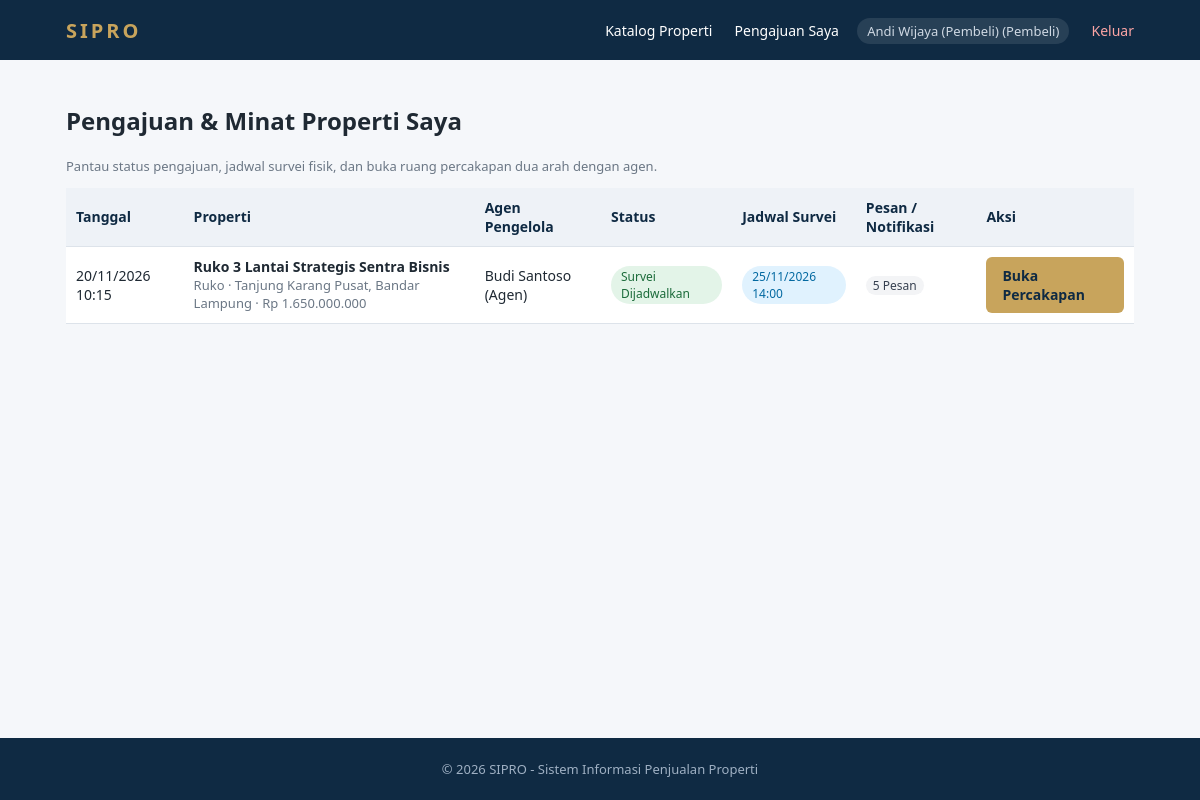
/akun.php (signed in), run on the app's committed database.
### tables this page shows
CREATE TABLE permintaan (
    id_permintaan INT AUTO_INCREMENT PRIMARY KEY,
    id_user INT NOT NULL,
    id_properti INT NOT NULL,
    tanggal TIMESTAMP DEFAULT CURRENT_TIMESTAMP,
    pesan TEXT NULL,
    status ENUM('Diajukan', 'Dihubungi', 'Menunggu Persetujuan Jadwal', 'Survei Dijadwalkan', 'Menunggu Persetujuan Harga', 'Negosiasi Harga', 'Harga Disepakati', 'Selesai', 'Dibatalkan') NOT NULL DEFAULT 'Diajukan',
    harga_sepakat BIGINT UNSIGNED NULL,
    FOREIGN KEY (id_user) REFERENCES users(id_user) ON UPDATE CASCADE,
    FOREIGN KEY (id_properti) REFERENCES properti(id_properti) ON DELETE CASCADE,
    INDEX idx_permintaan_user (id_user),
    INDEX idx_permintaan_properti (id_properti)
);

CREATE TABLE properti (
    id_properti INT AUTO_INCREMENT PRIMARY KEY,
    id_agen INT NOT NULL,
    judul VARCHAR(150) NOT NULL,
    deskripsi TEXT NULL,
    harga BIGINT UNSIGNED NOT NULL,
    lokasi VARCHAR(180) NOT NULL,
    tipe ENUM('Rumah', 'Ruko', 'Tanah', 'Apartemen') NOT NULL,
    luas_tanah DECIMAL(12,2) NULL,
    luas_bangunan DECIMAL(12,2) NULL,
    sertifikat VARCHAR(60) NULL,
    status ENUM('Tersedia', 'Dalam Negosiasi', 'Terjual') NOT NULL DEFAULT 'Tersedia',
    created_at TIMESTAMP DEFAULT CURRENT_TIMESTAMP,
    CONSTRAINT chk_properti_harga CHECK (harga > 0),
    FOREIGN KEY (id_agen) REFERENCES users(id_user) ON UPDATE CASCADE
);

CREATE TABLE users (
    id_user INT AUTO_INCREMENT PRIMARY KEY,
    nama VARCHAR(100) NOT NULL,
    email VARCHAR(150) NOT NULL UNIQUE,
    password VARCHAR(255) NOT NULL,
    role ENUM('admin', 'agen', 'pembeli') NOT NULL DEFAULT 'pembeli',
    telepon VARCHAR(25) NULL,
    status_akun ENUM('Aktif', 'Nonaktif') NOT NULL DEFAULT 'Aktif',
    created_at TIMESTAMP DEFAULT CURRENT_TIMESTAMP
);

### config.php (called while the page is built, shortened)
<?php
function e($s): string
{
    return htmlspecialchars((string)$s, ENT_QUOTES, 'UTF-8');
}
function rp($n): string
{
    return 'Rp ' . number_format((float)$n, 0, ',', '.');
}
function tgl($s, $showTime = true): string
{
    $format = $showTime ? 'd/m/Y H:i' : 'd/m/Y';
    return date($format, strtotime($s));
}

### akun.php (the view, shortened to what this page needs)
<?php
require_once 'config.php';
$u = user();
$s = $pdo->prepare(
    'SELECT r.*, p.judul, p.tipe, p.lokasi, p.harga, ag.nama AS nama_agen,
            (SELECT MIN(j.tanggal_survei) FROM jadwal_survei j WHERE j.id_permintaan = r.id_permintaan AND j.status_survei IN ("Dijadwalkan", "Dikonfirmasi")) AS survei,
            (SELECT COUNT(*) FROM pesan m WHERE m.id_permintaan = r.id_permintaan) AS total_pesan,
            (SELECT COUNT(*) FROM usulan x WHERE x.id_permintaan = r.id_permintaan AND x.status = "Menunggu" AND x.id_pengusul != ?) AS perlu_respons
    FROM permintaan r
    JOIN properti p ON p.id_properti = r.id_properti
    JOIN users ag ON ag.id_user = p.id_agen
    WHERE r.id_user = ?
    ORDER BY r.tanggal DESC'
);
$s->execute([$u['id'], $u['id']]);
$rows = $s->fetchAll();
require 'includes/header.php';
?>
<h2>Pengajuan & Minat Properti Saya</h2>
<p class="mut">Pantau status pengajuan, jadwal survei fisik, dan buka ruang percakapan dua arah dengan agen.</p>
<div class="tablewrap">
    <table>
        <thead>
            <tr>
                <th>Tanggal</th>
                <th>Properti</th>
                <th>Agen Pengelola</th>
                <th>Status</th>
                <th>Jadwal Survei</th>
                <th>Pesan / Notifikasi</th>
                <th>Aksi</th>
            </tr>
        </thead>
        <tbody>
            <?php foreach ($rows as $r): ?>
                <tr>
                    <td><?= e(tgl($r['tanggal'])) ?></td>
                    <td>
                        <b><?= e($r['judul']) ?></b>
                        <div class="mut"><?= e($r['tipe']) ?> · <?= e($r['lokasi']) ?> · <?= rp($r['harga']) ?></div>
                    </td>
                    <td><?= e($r['nama_agen']) ?></td>
                    <td>
                        <span class="tag <?= e(str_replace(' ', '', strtok($r['status'], ' '))) ?>"><?= e($r['status']) ?></span>
                    </td>
                    <td>
                        <?= $r['survei'] ? '<span class="tag" style="background:#e0f2fe;color:#0369a1">' . e(tgl($r['survei'])) . '</span>' : '<span class="mut">-</span>' ?>
                    </td>
                    <td>
                        <span class="badge" style="background:#f3f4f6;color:#374151"><?= (int)$r['total_pesan'] ?> Pesan</span>
                    </td>
                    <td>
                        <a class="btn" href="<?= BASE ?>/percakapan.php?id=<?= (int)$r['id_permintaan'] ?>">Buka Percakapan</a>
                    </td>
                </tr>
            <?php endforeach; ?>
        </tbody>
    </table>
</div>
<?php require 'includes/footer.php'; ?>

### assets/style.css (style rules this page uses)
:root { --navy: #0f2a43; --navy2: #1d4468; --gold: #c8a45c; --bg: #f5f7fa; --tx: #1f2933; --mut: #6b7785; --line: #dde3ea; }
* { box-sizing: border-box; }
body { margin: 0; font-family: "Segoe UI", Arial, sans-serif; background: var(--bg); color: var(--tx); min-height: 100vh; display: flex; flex-direction: column; }
a { color: var(--navy2); text-decoration: none; }
.btn, button { background: var(--gold); color: var(--navy) !important; border: 0; padding: 9px 16px; border-radius: 6px; font-weight: 600; cursor: pointer; font-size: 14px; display: inline-block; }
.mut { color: var(--mut); font-size: 13px; }
.tag { display: inline-block; padding: 2px 10px; border-radius: 20px; font-size: 12px; background: #e8eef5; color: var(--navy2); }
table { width: 100%; border-collapse: collapse; background: #fff; }
th, td { padding: 10px; border-bottom: 1px solid var(--line); text-align: left; font-size: 14px; }
th { background: #eef2f7; color: var(--navy); }
.tag.Disetujui, .tag.Dikonfirmasi, .tag.Harga, .tag.Survei { background: #e3f4e8; color: #1b6b3a; }
.badge { display: inline-block; min-width: 20px; padding: 1px 7px; border-radius: 20px; background: #b3261e; color: #fff; font-size: 12px; text-align: center; }

### data on the page
permintaan: tanggal "20/11/2026 10:15", id_properti.judul "Ruko 3 Lantai Strategis Sentra Bisnis", id_properti.tipe "Ruko", id_properti.lokasi "Tanjung Karang Pusat, Bandar Lampung", id_properti.harga "Rp 1.650.000.000", users.nama "Budi Santoso (Agen)", status "Survei Dijadwalkan", survei "25/11/2026 14:00", total_pesan "5"

### other printed values
$u['nama'] "Andi Wijaya (Pembeli)"
$u['role'] "Pembeli"
